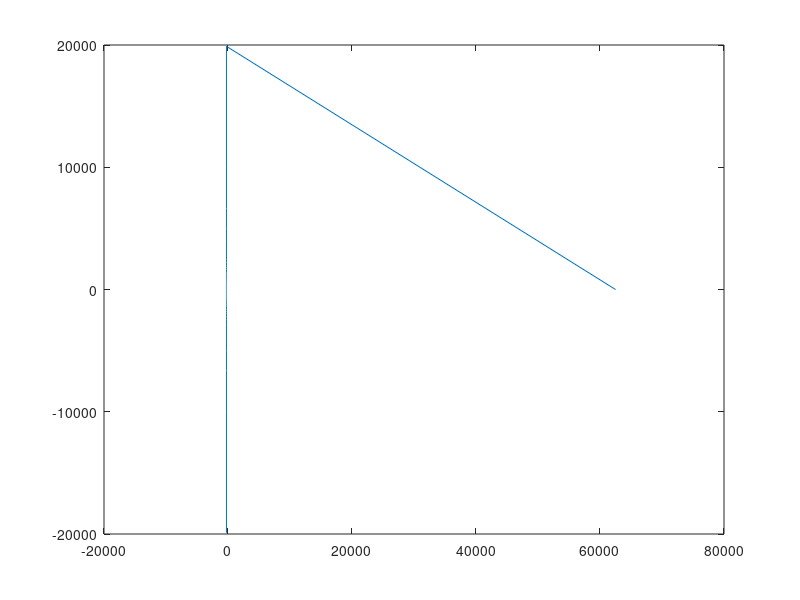
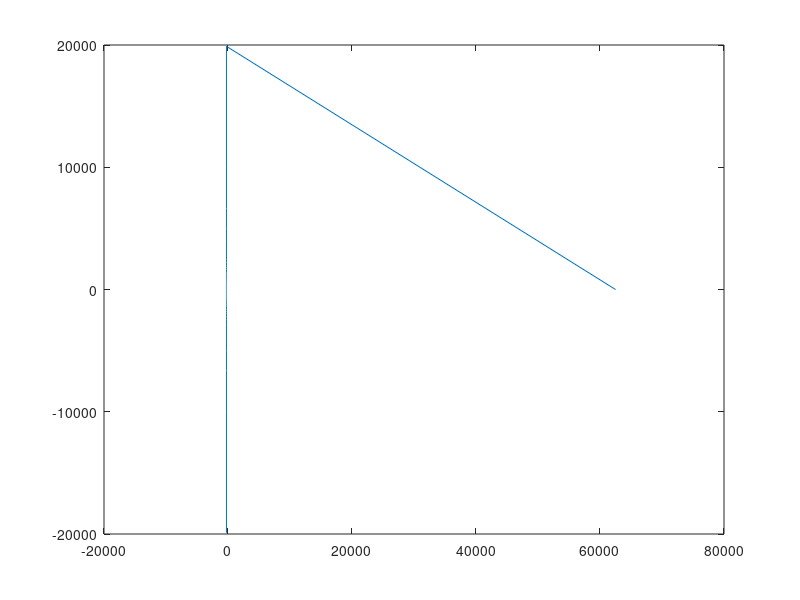

Write MATLAB code to recreate these figures, in order.
clear all; close all;clc;
nFlattenFilter=10;

pdReferenceLine=1:2:500;
pdReferenceFFT = fft(pdReferenceLine);
figure, plot(pdReferenceFFT);

nMidLength = round(0.5*length(pdReferenceLine));
pdCurrentLine=pdReferenceLine;
pdCurrentFFT = fft(pdCurrentLine);
figure, plot(pdCurrentFFT);
pdCross = fftshift(ifft(pdCurrentFFT.*conj(pdCurrentFFT)));
[dMax, nIndex] = max(pdCross((nMidLength-nFlattenFilter):(nMidLength+nFlattenFilter)))
nShift = (nIndex+(nMidLength-nFlattenFilter)-1) - nMidLength



